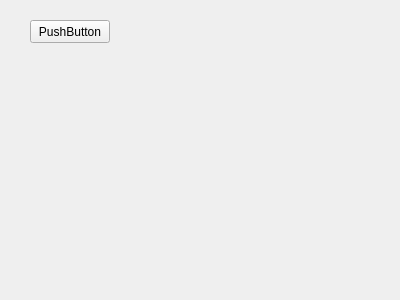
<?xml version="1.0" encoding="UTF-8"?>
<ui version="4.0">
 <class>Form</class>
 <widget class="QWidget" name="Form">
  <property name="geometry">
   <rect>
    <x>0</x>
    <y>0</y>
    <width>400</width>
    <height>300</height>
   </rect>
  </property>
  <property name="windowTitle">
   <string>Form</string>
  </property>
  <widget class="QPushButton" name="pushButton">
   <property name="geometry">
    <rect>
     <x>30</x>
     <y>20</y>
     <width>80</width>
     <height>23</height>
    </rect>
   </property>
   <property name="text">
    <string>PushButton</string>
   </property>
  </widget>
 </widget>
 <resources/>
 <connections/>
</ui>
